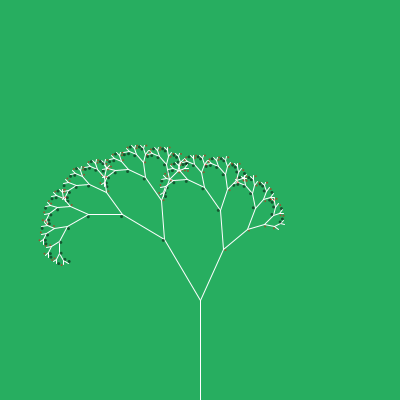
Frame 1 (no input)
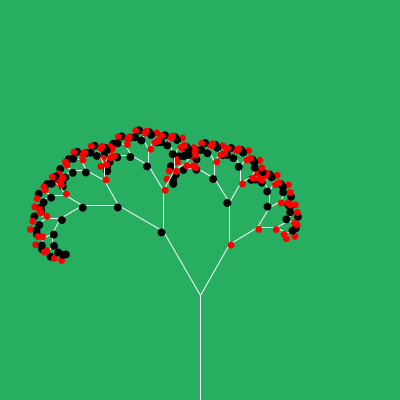
Frame 60 (the mouse pressed at the canvas centre just before this capture)
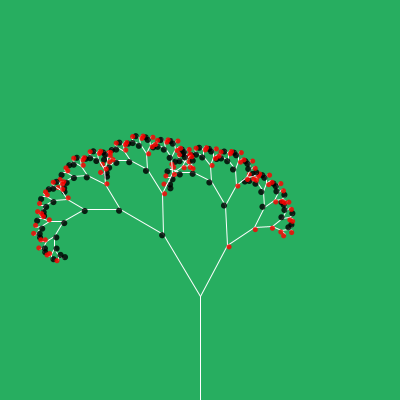
Frame 120 (the mouse held since frame 60 and released just before this capture)

The Processing sketch that drew these frames (run headless with seeded random() and noise(); from frame 60 on, the mouse is pressed at the canvas centre):

// Processing sketch: fractals3
// ── fractals3.pde
float angle = 25;
float angle2 = 30;

float animFacAngle;
float opacityFac;

float thickness = 12;
float lengthFac1 = 0.56;
float lengthFac2 = 0.7;

void setup() {
  size(400,400);
  
}

void draw() {
  background(#27AE60);
  pushMatrix();
  translate(width*0.5,height);
  branch(100 + animFacAngle);
  popMatrix();
  
  animFacAngle = sin(millis() * 0.001) * 5;
  //println(animFacAngle);
}

void branch(float len) {
  stroke(255,255,255);
/*  
  if(len > 90) {
     thickness = 10; 
  }
  else if(len > 80) {
    thickness = 8; 
  }
  else if(len > 45) {
    thickness = 6; 
  }
  else if(len > 35) {
    thickness = 3; 
  }
  
  else if(len > 15) {
    thickness = 1; 
  }
  
  strokeWeight(thickness);*/
  line(0,0,0,-len);
  

  translate(0,-len);
  
  if(len > 6) {
     pushMatrix();
     rotate(radians(angle + animFacAngle));
     branch(len*lengthFac1);
     noStroke();
     fill(255,0,0,opacityFac);
     ellipse(2,0,2+animFacAngle,2+animFacAngle);
     popMatrix();
     
     pushMatrix();
     rotate(radians(-angle2));
     branch(len*lengthFac2);
     noStroke();
     // Set the opacity of fruits 
     // map the "animFacAngle" value between 0 - 255
     opacityFac = map(animFacAngle,-5,5,0,255);
     
     fill(0,0,0,opacityFac);
     ellipse(-2,0,3+animFacAngle,3+animFacAngle);
     popMatrix();
  }
}
